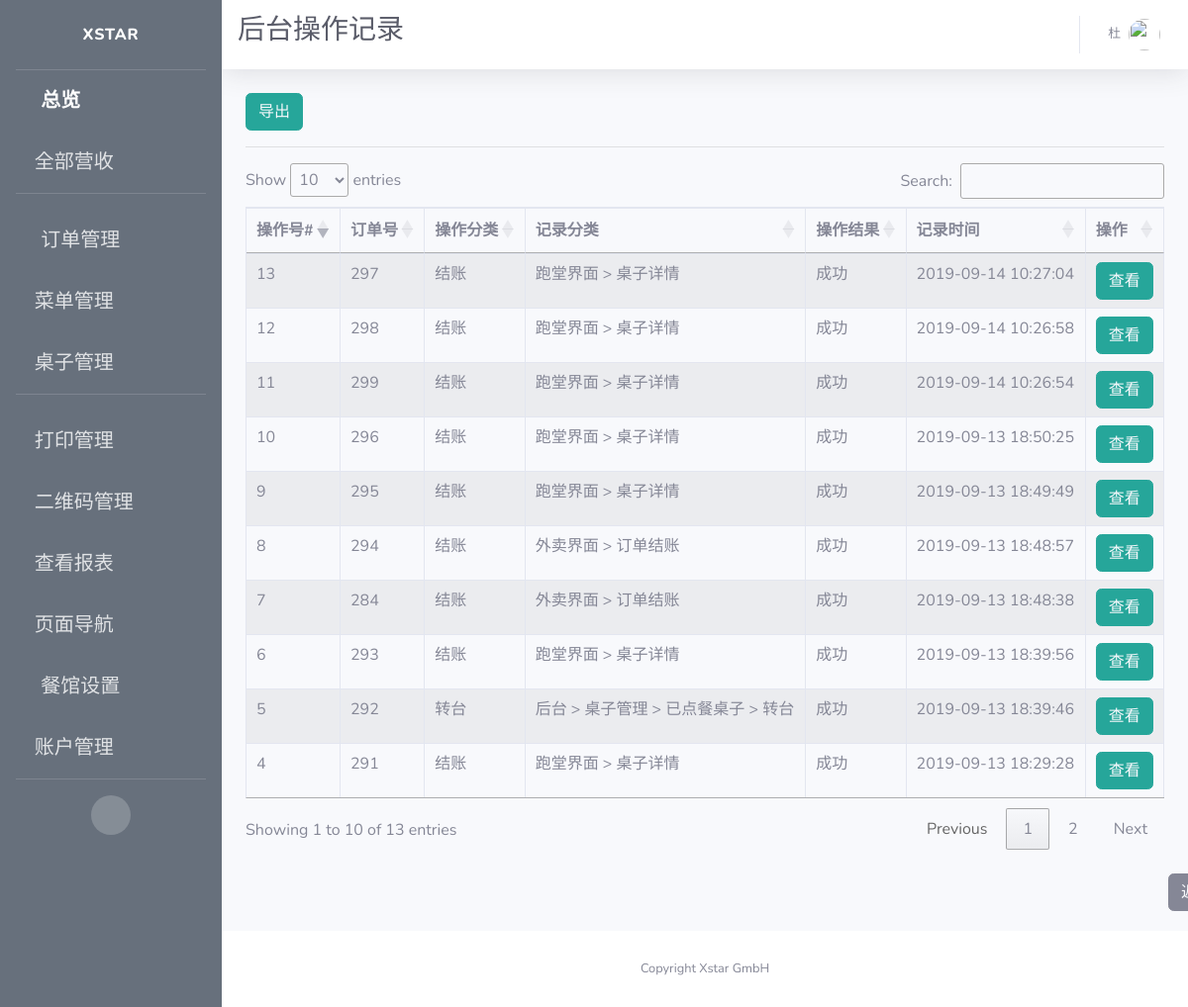
Before: /view/logs (signed in) with the older database file.
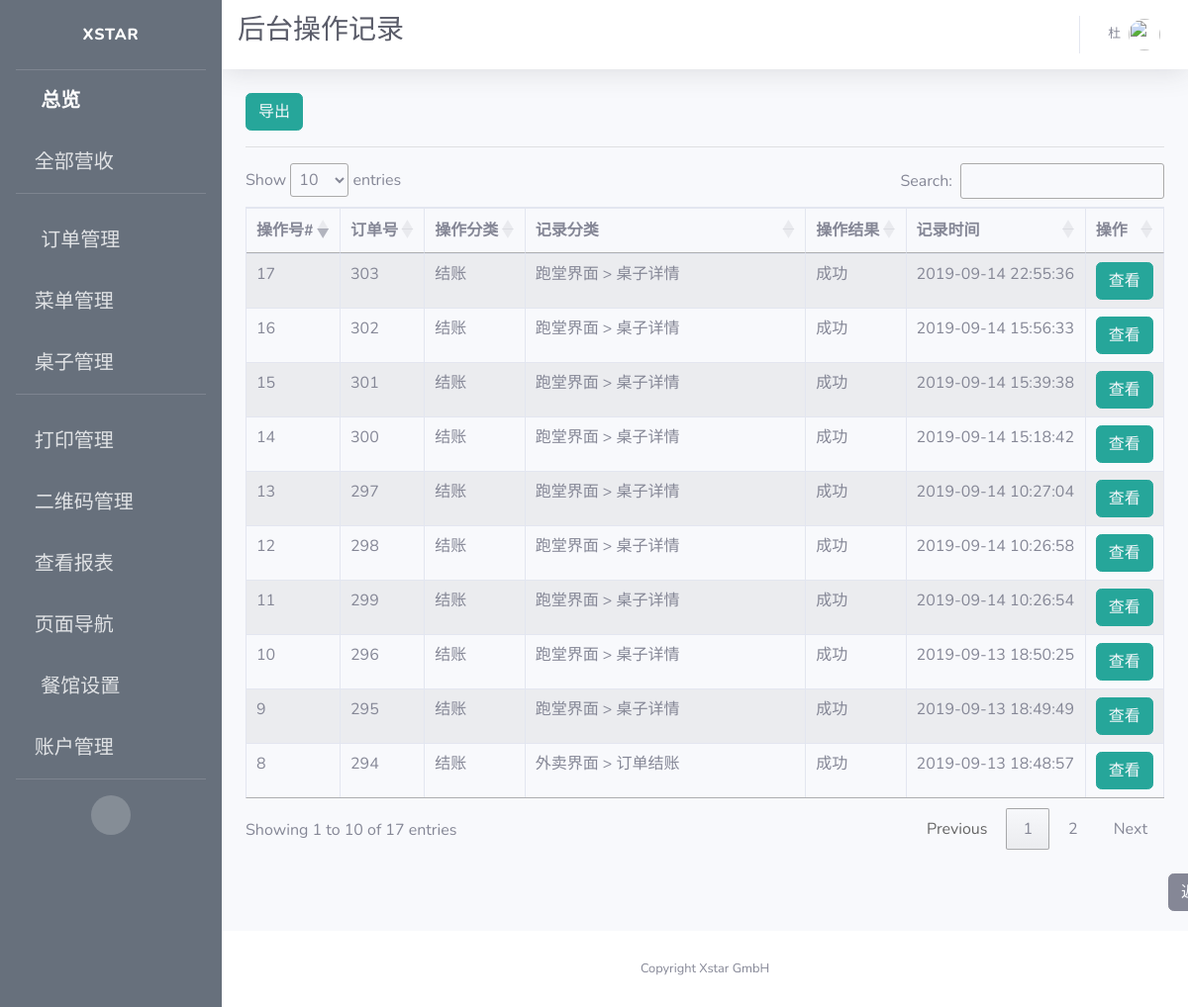
After: the same page with the newer database file.
### app/models.py (models this page shows)
class Log(db.Model):
    id = db.Column(db.Integer, primary_key=True, unique=True, index=True)
    order_id = db.Column(db.Integer)
    operation = db.Column(db.String(100))
    page = db.Column(db.String(100))
    desc = db.Column(db.String(2000))
    status = db.Column(db.String(500))
    time = db.Column(db.String(500))

### app/routes.py (the view)
@app.route('/view/logs')
@login_required
def view_logs():
    logs = Log.query.all()
    context = dict(referrer=request.headers.get('Referer'),
                   title=u"后台操作记录",
                   company_name=company_info.get('company_name'),
                   logs=logs)
    return render_template('view_logs.html', **context)

### app/models.py (called while the page is built)
@login.user_loader
def load_user(id):
    return User.query.get(int(id))

### app/templates/view_logs.html (shortened to what this page needs)
{% extends 'base.html' %}
{% block css %}
<link rel="stylesheet" type="text/css" href="https://cdn.datatables.net/1.10.19/css/jquery.dataTables.css">
<link rel="stylesheet" type="text/css" href="https://cdnjs.cloudflare.com/ajax/libs/twitter-bootstrap/4.1.3/css/bootstrap.css">
<link rel="stylesheet" type="text/css" href="https://cdn.datatables.net/1.10.19/css/dataTables.bootstrap4.min.css">
{% endblock %}
{% block title %}
<h1 class="h3 mb-2 text-gray-800">{{title}}</h1>
<br>
{% endblock %}
{% block content %}
<button type="button" class="btn btn-info" style="border-color:#26a69a; background-color:#26a69a;">
  <a style="color: rgb(247, 249, 252)" href={{ url_for('export_log') }} >
     导出
  </a>
</button>
<hr>
<div class="row">
  <div class="col-sm-12">
    <table id="example" class="table table-striped table-bordered">
      <thead>
        <tr>
          <th>操作号#</th>
          <th>订单号</th>
          <th>操作分类</th>
          <th>记录分类</th>
          <th>操作结果</th>
          <th>记录时间</th>
          <th>操作</th>
        </tr>
      </thead>
      <tbody>
        {% for log in logs %}
        <tr>
            <td>{{ log.id }}</td>
            <td>{{log.order_id}}</td>
            <td>{{log.operation}}</td>
            <td>{{log.page}}</td>
            <td>{{log.status}}</td>
            <td>{{log.time.split(".")[0]}}</td>
            <td style="text-align:center">
              <span>
                <button type="button" class="btn btn-info" style="border-color:#26a69a; background-color:#26a69a;">
                  <a style="color: rgb(247, 249, 252)" href={{ url_for('view_log', log_id=log.id) }}>
                    查看
                  </a>
                </button>
              </span>
            </td>
        </tr>
        {% endfor %}
      </tbody>
    </table>
    </div>
</div>
<br>
<button type="button" class="btn btn-secondary" id="back">
  <a style="color: rgb(247, 249, 252)" href={{ referrer }}>
    返回
</button>
{% endblock %}

Changed rows visible on the page:
no longer on this page (row unchanged): Log: id "4", order_id "291", operation "结账", page "跑堂界面 > 桌子详情", status "成功", time "2019-09-13 18:29:28"
no longer on this page (row unchanged): Log: id "5", order_id "292", operation "转台", page "后台 > 桌子管理 > 已点餐桌子 > 转台", status "成功", time "2019-09-13 18:39:46"
no longer on this page (row unchanged): Log: id "6", order_id "293", operation "结账", page "跑堂界面 > 桌子详情", status "成功", time "2019-09-13 18:39:56"
no longer on this page (row unchanged): Log: id "7", order_id "284", operation "结账", page "外卖界面 > 订单结账", status "成功", time "2019-09-13 18:48:38"
added Log: id "14", order_id "300", operation "结账", page "跑堂界面 > 桌子详情", status "成功", time "2019-09-14 15:18:42"
added Log: id "15", order_id "301", operation "结账", page "跑堂界面 > 桌子详情", status "成功", time "2019-09-14 15:39:38"
added Log: id "16", order_id "302", operation "结账", page "跑堂界面 > 桌子详情", status "成功", time "2019-09-14 15:56:33"
added Log: id "17", order_id "303", operation "结账", page "跑堂界面 > 桌子详情", status "成功", time "2019-09-14 22:55:36"
Other visible differences:
text written by a page script: "Show entries Search: Showing 1 to 10 of 13 entries Previous 1 2 Next" → "Show entries Search: Showing 1 to 10 of 17 entries Previous 1 2 Next"
